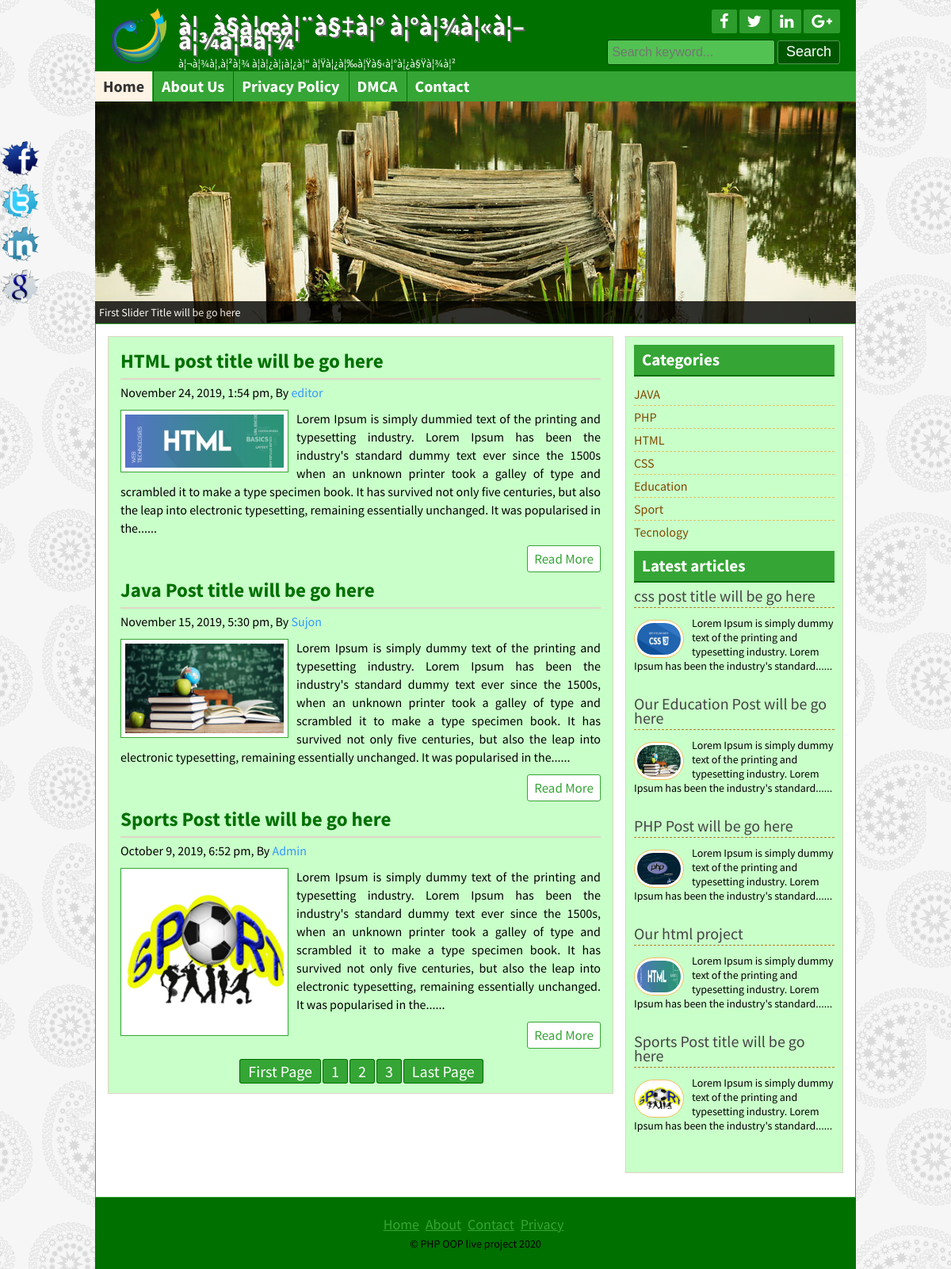
The page / on the database its author committed.
### tables this page shows
CREATE TABLE `title_slogan` (
  `id` int(11) NOT NULL,
  `title` varchar(255) NOT NULL,
  `slogan` varchar(255) NOT NULL,
  `logo` varchar(255) NOT NULL
);

CREATE TABLE `tbl_social` (
  `id` int(11) NOT NULL,
  `fb` varchar(255) NOT NULL,
  `tw` varchar(255) NOT NULL,
  `ln` varchar(255) NOT NULL,
  `gp` varchar(255) NOT NULL
);

CREATE TABLE `tbl_page` (
  `id` int(11) NOT NULL,
  `name` varchar(255) NOT NULL,
  `body` text NOT NULL
);

CREATE TABLE `tbl_post` (
  `id` int(11) NOT NULL,
  `userid` int(11) NOT NULL,
  `cat` varchar(50) NOT NULL,
  `title` varchar(50) NOT NULL,
  `body` text NOT NULL,
  `image` varchar(255) NOT NULL,
  `author` varchar(50) NOT NULL,
  `tags` varchar(255) NOT NULL,
  `date` timestamp NOT NULL DEFAULT current_timestamp()
);

CREATE TABLE `tbl_catagory` (
  `id` int(11) NOT NULL,
  `name` varchar(50) NOT NULL
);

CREATE TABLE `tbl_footer` (
  `id` int(11) NOT NULL,
  `note` varchar(255) NOT NULL
);

### lib/Database.php (called while the page is built, shortened)
<?php
Class Database{
	public $host   = DB_HOST;
	public $user   = DB_USER;
	public $pass   = DB_PASS;
	public $dbname = DB_NAME;
	public $link;
	private function connectDB(){
	$this->link = new mysqli($this->host, $this->user, $this->pass, $this->dbname);
 }
	public function select($query){
		$result = $this->link->query($query) or die($this->link->error.__LINE__);
		if($result->num_rows > 0){
			return $result;
		} else {
			return false;
		}
	}
}

### helpers/Format.php (called while the page is built, shortened)
<?php
class Format{
	public function formatDate($date){
		return date('F j, Y, g:i a',strtotime($date));
	}
		public function textShorten($text, $limit = 400){
		$text = $text. " ";
		$text = substr($text, 0,$limit);
		$text = substr($text, 0,strrpos($text, ' '));
		$text = $text. "......";
		return $text;
	}
}
?>

### index.php (the view)
<?php include 'inc/header.php';?>
<?php include 'inc/slider.php';?>
	<div class="contentsection contemplete clear">
		<div class="maincontent clear">
			<?php
				$per_page = 3;
				if(isset($_GET["page"])){
					$page = $_GET["page"];
				} else{
					$page = 1;
				}
				$start_form = ($page-1) * $per_page;
			?>
		<?php
			$query = "select * from tbl_post order by id desc limit $start_form, $per_page";
			$post = $db -> select($query);
			if($post){
			while($result = $post->fetch_assoc()){
		?>
			<div class="samepost clear">
				<h2><a href="post.php?id=<?php echo $result['id']; ?>"><?php echo $result['title']; ?></a></h2>
				<h4><?php echo $fm->formatDate($result['date']); ?>, By <a href="#"><?php echo $result['author']; ?></a></h4>
				 <a href="#"><img src="admin/<?php echo $result['image']; ?>" alt="post image"/></a>
				<?php echo $fm->textShorten($result['body']); ?>
				<div class="readmore clear">
					<a href="post.php?id=<?php echo $result['id']; ?>">Read More</a>
				</div>
			</div>
			<?php } ?>
			<?php
			$query = "select * from tbl_post";
			$result = $db -> select($query);
			$total_rows = mysqli_num_rows($result);
			$total_pages = ceil($total_rows/$per_page);
			echo "<span class='pagination'><a href='index.php?page=1'>".'First Page'."</a>" ;
			for($i=1; $i <= $total_pages; $i++){
				echo "<a href='index.php?page=".$i."'>".$i."</a>";
			}
			echo "<a href='index.php?page=$total_pages'>".'Last Page'."</a></span>" ?>
			<?php } else { header("Location:404.php");} ?>
		</div>
		<?php include "inc/sidebar.php";?>
		<?php include 'inc/footer.php';?>

### inc/header.php (shortened to what this page needs)
<?php include 'lib/Database.php';?>
<?php include 'helpers/Format.php';?>
<?php
	$db = new Database();
	$fm = new Format();
?>
<!DOCTYPE html>
<html>
<head>
	<?php include 'scripts/css.php'; ?>
</head>
<body>
	<div class="headersection templete clear">
		<a href="index.php">
			<div class="logo">
<?php
	$query = "select * from title_slogan where id='1' ";
	$blog_title = $db->select($query);
	if($blog_title){
	while($result = $blog_title->fetch_assoc()){
?>
				<img src="admin/<?php echo $result['logo']; ?>" alt="Logo"/>
				<h2><?php echo $result['title']; ?></h2>
				<p><?php echo $result['slogan']; ?></p>
	<?php }} ?>
			</div>
		</a>
		<div class="social clear">
			<div class="icon clear">
	<?php
		$query = "select * from tbl_social where id='1'";
		$socialmedia = $db->select($query);
		if($socialmedia){
		while($result = $socialmedia->fetch_assoc()){
	?>
				<a href="<?php echo $result['fb'];?>" target="_blank"><i class="fa fa-facebook"></i></a>
				<a href="<?php echo $result['tw'];?>" target="_blank"><i class="fa fa-twitter"></i></a>
				<a href="<?php echo $result['ln'];?>" target="_blank"><i class="fa fa-linkedin"></i></a>
				<a href="<?php echo $result['gp'];?>" target="_blank"><i class="fa fa-google-plus"></i></a>
    <?php } } ?>
			</div>
			<div class="searchbtn clear">
			<form action="search.php" method="get">
				<input type="text" name="search" placeholder="Search keyword..."/>
				<input type="submit" name="submit" value="Search"/>
			</form>
			</div>
		</div>
	</div>
<div class="navsection templete">
	<?php
		$path = $_SERVER['SCRIPT_FILENAME'];
		$currentpage = basename($path, '.php');
	?>
	<ul>
		<li><a
		<?php if ($currentpage == 'index') {echo 'id="active"';}?>
		href="index.php">Home</a></li>
<?php
	$query = "select * from tbl_page";
	$pages = $db->select($query);
	if($pages){
	while($result = $pages->fetch_assoc()){
?>
<li><a
		<?php
			if(isset($_GET['pageid']) && $_GET['pageid'] == $result['id']){
				echo 'id="active"';
			}
		?>
href="page.php?pageid=<?php echo $result['id']; ?>"><?php echo $result['name']; ?></a> </li>
<?php } } ?>
		<li><a <?php if ($currentpage == 'contact') {echo 'id="active"';}?> href="contact.php">Contact</a></li>
	</ul>
</div>

### scripts/css.php
<link rel="stylesheet" href="font-awesome-4.5.0/css/font-awesome.css">
<link rel="stylesheet" href="css/nivo-slider.css" type="text/css" media="screen" />
<link rel="stylesheet" href="style.css">
	<?php
			$query = "select * from tbl_theme where id='1'";
			$theme = $db->select($query);
			while ($result = $theme->fetch_assoc()){
			if($result['theme'] == 'default'){ ?>
				<link rel="stylesheet" href="theme/default.css">
		<?php }elseif($result['theme'] == 'green'){ ?>
			<link rel="stylesheet" href="theme/green.css">
		<?php }elseif($result['theme'] == 'red'){ ?>
			<link rel="stylesheet" href="theme/red.css">
	<?php } }?>

### inc/slider.php (shortened to what this page needs)
<div class="slidersection templete clear">
        <div id="slider">
  <?php
		$query = "select * from tbl_slider order by id limit 5";
		$slider = $db->select($query);
		if ($slider){
			while ($result = $slider->fetch_assoc()){
  ?>
            <a href="#">
			</a>
		<?php } } ?>
        </div>
</div>

### inc/sidebar.php
<div class="sidebar clear">
			<div class="samesidebar clear">
				<h2>Categories</h2>
					<ul>
				<?php
				$query = "select * from tbl_catagory";
				$category = $db -> select($query);
				if($category){
				while($result = $category->fetch_assoc()){
				?>
						<li><a href="posts.php?category=<?php echo $result['id']; ?>"><?php echo $result['name']; ?></a></li>
						<?php } } else { ?>
							<li>No Category Created</li>
						<?php } ?>
					</ul>
			</div>
			<div class="samesidebar clear">
				<h2>Latest articles</h2>
				<?php
					$query = "select * from tbl_post limit 5";
					$post = $db -> select($query);
					if($post){
					while($result = $post->fetch_assoc()){
				?>
					<div class="popular clear">
						<h3><a href="post.php?id=<?php echo $result['id']; ?>"><?php echo $result['title']; ?></a></h3>
						<a href="post.php?id=<?php echo $result['id']; ?>"><img src="admin/<?php echo $result['image']; ?>" alt="post image"/></a>
						<?php echo $fm->textShorten($result['body'], 125); ?>
					</div>
				<?php } } else { header("Location:404.php");} ?>
			</div>
		</div>

### inc/footer.php (shortened to what this page needs)
</div>
	<div class="footersection templete clear">
	  <div class="footermenu clear">
		<ul>
			<li><a href="index.php">Home</a></li>
			<li><a href="about.php">About</a></li>
			<li><a href="contact.php">Contact</a></li>
			<li><a href="#">Privacy</a></li>
		</ul>
	  </div>
<?php
	$query = "select * from tbl_footer where id='1'";
	$footernote = $db->select($query);
	if($footernote){
	while($result = $footernote->fetch_assoc()){
?>
	  <p>&copy; <?php echo $result['note']; ?> <?php echo date('Y'); ?></p>
<?php } } ?>
	</div>
	<div class="fixedicon clear">
	<?php
		$query = "select * from tbl_social where id='1'";
		$socialmedia = $db->select($query);
		if($socialmedia){
		while($result = $socialmedia->fetch_assoc()){
	?>
		<a href="<?php echo $result['fb'];?>" target="_blank"><img src="images/fb.png" alt="Facebook"/></a>
		<a href="<?php echo $result['tw'];?>" target="_blank"><img src="images/tw.png" alt="Twitter"/></a>
		<a href="<?php echo $result['ln'];?>" target="_blank"><img src="images/in.png" alt="LinkedIn"/></a>
		<a href="<?php echo $result['gp'];?>" target="_blank"><img src="images/gl.png" alt="GooglePlus"/></a>
	<?php } } ?>
	</div>
</body>
</html>

### css/nivo-slider.css (style rules this page uses)
.nivoSlider { position:relative; }
.nivoSlider a.nivo-imageLink { position:absolute; top:0px; left:0px; width:100%; height:100%; border:0; padding:0; margin:0; z-index:60; display:none; }

### theme/green.css (style rules this page uses)
.headersection,.footersection { background: #007000 none repeat scroll 0 0; }
.icon a { background: #2d9d2d none repeat scroll 0 0; }
.searchbtn input[type="text"] { background: #52c252 none repeat scroll 0 0; border: 1px solid #034703; }
.searchbtn input[type="submit"] { border: 1px solid #549854; }
input[type="submit"] { background: #005600 none repeat scroll 0 0;border: 1px solid #52c252; }
.navsection { background: none repeat scroll 0 0 #35a535; }
.navsection ul li { border-left: 1px solid #007000;border-right: 1px solid #38a838; }
.samepost h2 a { color: #007000; }
.maincontent,.sidebar { background: #C9FFC9 none repeat scroll 0 0; }
.samepost img { border: 1px solid #35A535; }
.contentsection { border: 1px solid #35A535; }
.samesidebar h2 { background: #35a535 none repeat scroll 0 0; border-bottom: 2px solid #007000;color: #fff; }
.readmore a { border: 1px solid #35a535;color: #35a535; }
.pagination a { background: #35A535 none repeat scroll 0 0;border: 1px solid #007000;color: #fff; }
.footermenu ul li a { color: #35A535; }
.samepost h2, .about h2 { color: #007000; }

### rows shown on the page
title_slogan: logo (picture), title "à¦¸à§à¦œà¦¨à§‡à¦° à¦°à¦¾à¦«à¦–à¦¾à¦¤à¦¾", slogan "à¦¬à¦¾à¦‚à¦²à¦¾ à¦­à¦¿à¦¡à¦¿à¦“ à¦Ÿà¦¿à¦‰à¦Ÿà§‹à¦°à¦¿à§Ÿà¦¾à¦²"
tbl_page: name "About Us"
tbl_page: name "Privacy Policy"
tbl_page: name "DMCA"
tbl_post: title "HTML post title will be go here", date "November 24, 2019, 1:54 pm", author "editor", image (picture), body "Lorem Ipsum is simply dummied text of the printing and typesetting industry. Lorem Ipsum has been the industry's standard dummy text ever since the 1500s when an unknown printer took a galley of type and scrambled it to make a type specimen book. It has survived not only five centuries, but also the leap into electronic typesetting, remaining essentially unchanged. It was popularised in the......"
tbl_post: title "Java Post title will be go here", date "November 15, 2019, 5:30 pm", author "Sujon", image (picture), body "Lorem Ipsum is simply dummy text of the printing and typesetting industry. Lorem Ipsum has been the industry's standard dummy text ever since the 1500s, when an unknown printer took a galley of type and scrambled it to make a type specimen book. It has survived not only five centuries, but also the leap into electronic typesetting, remaining essentially unchanged. It was popularised in the......"
tbl_post: title "Sports Post title will be go here", date "October 9, 2019, 6:52 pm", author "Admin", image (picture), body "Lorem Ipsum is simply dummy text of the printing and typesetting industry. Lorem Ipsum has been the industry's standard dummy text ever since the 1500s, when an unknown printer took a galley of type and scrambled it to make a type specimen book. It has survived not only five centuries, but also the leap into electronic typesetting, remaining essentially unchanged. It was popularised in the......", body "Lorem Ipsum is simply dummy text of the printing and typesetting industry. Lorem Ipsum has been the industry's standard......"
tbl_catagory: name "JAVA"
tbl_catagory: name "PHP"
tbl_catagory: name "HTML"
tbl_catagory: name "CSS"
tbl_catagory: name "Education"
tbl_catagory: name "Sport"
tbl_catagory: name "Tecnology"
tbl_post: title "css post title will be go here", image (picture), body "Lorem Ipsum is simply dummy text of the printing and typesetting industry. Lorem Ipsum has been the industry's standard......"
tbl_post: title "Our Education Post will be go here", image (picture), body "Lorem Ipsum is simply dummy text of the printing and typesetting industry. Lorem Ipsum has been the industry's standard......"
tbl_post: title "PHP Post will be go here", image (picture), body "Lorem Ipsum is simply dummy text of the printing and typesetting industry. Lorem Ipsum has been the industry's standard......"
tbl_post: title "Our html project", image (picture), body "Lorem Ipsum is simply dummy text of the printing and typesetting industry. Lorem Ipsum has been the industry's standard......"
tbl_footer: note "PHP OOP live project"
